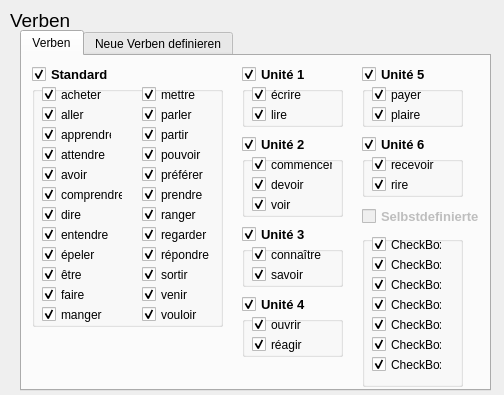
<?xml version="1.0" encoding="UTF-8"?>
<ui version="4.0">
 <class>Dialog</class>
 <widget class="QDialog" name="Dialog">
  <property name="enabled">
   <bool>true</bool>
  </property>
  <property name="geometry">
   <rect>
    <x>0</x>
    <y>0</y>
    <width>504</width>
    <height>395</height>
   </rect>
  </property>
  <property name="sizePolicy">
   <sizepolicy hsizetype="Fixed" vsizetype="Fixed">
    <horstretch>0</horstretch>
    <verstretch>0</verstretch>
   </sizepolicy>
  </property>
  <property name="minimumSize">
   <size>
    <width>504</width>
    <height>395</height>
   </size>
  </property>
  <property name="maximumSize">
   <size>
    <width>504</width>
    <height>395</height>
   </size>
  </property>
  <property name="windowTitle">
   <string>Dialog</string>
  </property>
  <widget class="QLabel" name="ui_verbs">
   <property name="geometry">
    <rect>
     <x>10</x>
     <y>10</y>
     <width>91</width>
     <height>21</height>
    </rect>
   </property>
   <property name="font">
    <font>
     <pointsize>14</pointsize>
     <weight>50</weight>
     <italic>false</italic>
     <bold>false</bold>
     <underline>false</underline>
     <strikeout>false</strikeout>
     <stylestrategy>PreferDefault</stylestrategy>
     <kerning>true</kerning>
    </font>
   </property>
   <property name="text">
    <string>Verben</string>
   </property>
  </widget>
  <widget class="QTabWidget" name="ui_verbs_tab">
   <property name="geometry">
    <rect>
     <x>20</x>
     <y>30</y>
     <width>471</width>
     <height>361</height>
    </rect>
   </property>
   <property name="currentIndex">
    <number>0</number>
   </property>
   <widget class="QWidget" name="ui_tab">
    <attribute name="title">
     <string>Verben</string>
    </attribute>
    <widget class="QGroupBox" name="StandardBox">
     <property name="geometry">
      <rect>
       <x>10</x>
       <y>30</y>
       <width>191</width>
       <height>241</height>
      </rect>
     </property>
     <property name="title">
      <string/>
     </property>
     <property name="flat">
      <bool>false</bool>
     </property>
     <property name="checkable">
      <bool>false</bool>
     </property>
     <property name="checked">
      <bool>false</bool>
     </property>
     <widget class="QCheckBox" name="ui_acheter">
      <property name="geometry">
       <rect>
        <x>10</x>
        <y>0</y>
        <width>70</width>
        <height>17</height>
       </rect>
      </property>
      <property name="text">
       <string>acheter</string>
      </property>
      <property name="checked">
       <bool>true</bool>
      </property>
     </widget>
     <widget class="QCheckBox" name="ui_aller">
      <property name="geometry">
       <rect>
        <x>10</x>
        <y>20</y>
        <width>70</width>
        <height>17</height>
       </rect>
      </property>
      <property name="text">
       <string>aller</string>
      </property>
      <property name="checked">
       <bool>true</bool>
      </property>
     </widget>
     <widget class="QCheckBox" name="ui_attendre">
      <property name="geometry">
       <rect>
        <x>10</x>
        <y>60</y>
        <width>70</width>
        <height>17</height>
       </rect>
      </property>
      <property name="text">
       <string>attendre</string>
      </property>
      <property name="checked">
       <bool>true</bool>
      </property>
     </widget>
     <widget class="QCheckBox" name="ui_avoir">
      <property name="geometry">
       <rect>
        <x>10</x>
        <y>80</y>
        <width>70</width>
        <height>17</height>
       </rect>
      </property>
      <property name="text">
       <string>avoir</string>
      </property>
      <property name="checked">
       <bool>true</bool>
      </property>
     </widget>
     <widget class="QCheckBox" name="ui_entendre">
      <property name="geometry">
       <rect>
        <x>10</x>
        <y>140</y>
        <width>70</width>
        <height>17</height>
       </rect>
      </property>
      <property name="text">
       <string>entendre</string>
      </property>
      <property name="checked">
       <bool>true</bool>
      </property>
     </widget>
     <widget class="QCheckBox" name="ui_faire">
      <property name="geometry">
       <rect>
        <x>10</x>
        <y>200</y>
        <width>70</width>
        <height>17</height>
       </rect>
      </property>
      <property name="text">
       <string>faire</string>
      </property>
      <property name="checked">
       <bool>true</bool>
      </property>
     </widget>
     <widget class="QCheckBox" name="ui_manger">
      <property name="geometry">
       <rect>
        <x>10</x>
        <y>220</y>
        <width>70</width>
        <height>17</height>
       </rect>
      </property>
      <property name="text">
       <string>manger</string>
      </property>
      <property name="checked">
       <bool>true</bool>
      </property>
     </widget>
     <widget class="QCheckBox" name="ui_epeler">
      <property name="geometry">
       <rect>
        <x>10</x>
        <y>160</y>
        <width>70</width>
        <height>17</height>
       </rect>
      </property>
      <property name="text">
       <string>épeler</string>
      </property>
      <property name="checked">
       <bool>true</bool>
      </property>
     </widget>
     <widget class="QCheckBox" name="ui_etre">
      <property name="geometry">
       <rect>
        <x>10</x>
        <y>180</y>
        <width>70</width>
        <height>17</height>
       </rect>
      </property>
      <property name="text">
       <string>être</string>
      </property>
      <property name="checked">
       <bool>true</bool>
      </property>
     </widget>
     <widget class="QCheckBox" name="ui_mettre">
      <property name="geometry">
       <rect>
        <x>110</x>
        <y>0</y>
        <width>70</width>
        <height>17</height>
       </rect>
      </property>
      <property name="text">
       <string>mettre</string>
      </property>
      <property name="checked">
       <bool>true</bool>
      </property>
     </widget>
     <widget class="QCheckBox" name="ui_parler">
      <property name="geometry">
       <rect>
        <x>110</x>
        <y>20</y>
        <width>70</width>
        <height>17</height>
       </rect>
      </property>
      <property name="text">
       <string>parler</string>
      </property>
      <property name="checked">
       <bool>true</bool>
      </property>
     </widget>
     <widget class="QCheckBox" name="ui_partir">
      <property name="geometry">
       <rect>
        <x>110</x>
        <y>40</y>
        <width>70</width>
        <height>17</height>
       </rect>
      </property>
      <property name="text">
       <string>partir</string>
      </property>
      <property name="checked">
       <bool>true</bool>
      </property>
     </widget>
     <widget class="QCheckBox" name="ui_dire">
      <property name="geometry">
       <rect>
        <x>10</x>
        <y>120</y>
        <width>70</width>
        <height>17</height>
       </rect>
      </property>
      <property name="text">
       <string>dire</string>
      </property>
      <property name="checked">
       <bool>true</bool>
      </property>
     </widget>
     <widget class="QCheckBox" name="ui_pouvoir">
      <property name="geometry">
       <rect>
        <x>110</x>
        <y>60</y>
        <width>70</width>
        <height>17</height>
       </rect>
      </property>
      <property name="text">
       <string>pouvoir</string>
      </property>
      <property name="checked">
       <bool>true</bool>
      </property>
     </widget>
     <widget class="QCheckBox" name="ui_preferer">
      <property name="geometry">
       <rect>
        <x>110</x>
        <y>80</y>
        <width>70</width>
        <height>17</height>
       </rect>
      </property>
      <property name="text">
       <string>préférer</string>
      </property>
      <property name="checked">
       <bool>true</bool>
      </property>
     </widget>
     <widget class="QCheckBox" name="ui_prendre">
      <property name="geometry">
       <rect>
        <x>110</x>
        <y>100</y>
        <width>70</width>
        <height>17</height>
       </rect>
      </property>
      <property name="text">
       <string>prendre</string>
      </property>
      <property name="checked">
       <bool>true</bool>
      </property>
     </widget>
     <widget class="QCheckBox" name="ui_ranger">
      <property name="geometry">
       <rect>
        <x>110</x>
        <y>120</y>
        <width>70</width>
        <height>17</height>
       </rect>
      </property>
      <property name="text">
       <string>ranger</string>
      </property>
      <property name="checked">
       <bool>true</bool>
      </property>
     </widget>
     <widget class="QCheckBox" name="ui_regarder">
      <property name="geometry">
       <rect>
        <x>110</x>
        <y>140</y>
        <width>70</width>
        <height>17</height>
       </rect>
      </property>
      <property name="text">
       <string>regarder</string>
      </property>
      <property name="checked">
       <bool>true</bool>
      </property>
     </widget>
     <widget class="QCheckBox" name="ui_repondre">
      <property name="geometry">
       <rect>
        <x>110</x>
        <y>160</y>
        <width>70</width>
        <height>17</height>
       </rect>
      </property>
      <property name="text">
       <string>répondre</string>
      </property>
      <property name="checked">
       <bool>true</bool>
      </property>
     </widget>
     <widget class="QCheckBox" name="ui_sortir">
      <property name="geometry">
       <rect>
        <x>110</x>
        <y>180</y>
        <width>70</width>
        <height>17</height>
       </rect>
      </property>
      <property name="text">
       <string>sortir</string>
      </property>
      <property name="checked">
       <bool>true</bool>
      </property>
     </widget>
     <widget class="QCheckBox" name="ui_venir">
      <property name="geometry">
       <rect>
        <x>110</x>
        <y>200</y>
        <width>70</width>
        <height>17</height>
       </rect>
      </property>
      <property name="text">
       <string>venir</string>
      </property>
      <property name="checked">
       <bool>true</bool>
      </property>
     </widget>
     <widget class="QCheckBox" name="ui_vouloir">
      <property name="geometry">
       <rect>
        <x>110</x>
        <y>220</y>
        <width>70</width>
        <height>17</height>
       </rect>
      </property>
      <property name="text">
       <string>vouloir</string>
      </property>
      <property name="checked">
       <bool>true</bool>
      </property>
     </widget>
     <widget class="QCheckBox" name="ui_apprendre">
      <property name="geometry">
       <rect>
        <x>10</x>
        <y>40</y>
        <width>70</width>
        <height>17</height>
       </rect>
      </property>
      <property name="text">
       <string>apprendre</string>
      </property>
      <property name="checked">
       <bool>true</bool>
      </property>
     </widget>
     <widget class="QCheckBox" name="ui_comprendre">
      <property name="enabled">
       <bool>true</bool>
      </property>
      <property name="geometry">
       <rect>
        <x>10</x>
        <y>100</y>
        <width>81</width>
        <height>17</height>
       </rect>
      </property>
      <property name="text">
       <string>comprendre</string>
      </property>
      <property name="checked">
       <bool>true</bool>
      </property>
     </widget>
    </widget>
    <widget class="QCheckBox" name="ui_StandardVerben">
     <property name="geometry">
      <rect>
       <x>10</x>
       <y>10</y>
       <width>81</width>
       <height>17</height>
      </rect>
     </property>
     <property name="font">
      <font>
       <pointsize>10</pointsize>
       <weight>75</weight>
       <bold>true</bold>
      </font>
     </property>
     <property name="text">
      <string>Standard</string>
     </property>
     <property name="checkable">
      <bool>true</bool>
     </property>
     <property name="checked">
      <bool>true</bool>
     </property>
     <property name="tristate">
      <bool>false</bool>
     </property>
    </widget>
    <widget class="QCheckBox" name="ui_Unite1Verben">
     <property name="geometry">
      <rect>
       <x>220</x>
       <y>10</y>
       <width>70</width>
       <height>17</height>
      </rect>
     </property>
     <property name="font">
      <font>
       <pointsize>10</pointsize>
       <weight>75</weight>
       <bold>true</bold>
      </font>
     </property>
     <property name="text">
      <string>Unité 1</string>
     </property>
     <property name="checked">
      <bool>true</bool>
     </property>
    </widget>
    <widget class="QGroupBox" name="Unite1Box">
     <property name="geometry">
      <rect>
       <x>220</x>
       <y>30</y>
       <width>101</width>
       <height>41</height>
      </rect>
     </property>
     <property name="title">
      <string/>
     </property>
     <widget class="QCheckBox" name="ui_lire">
      <property name="geometry">
       <rect>
        <x>10</x>
        <y>20</y>
        <width>70</width>
        <height>17</height>
       </rect>
      </property>
      <property name="text">
       <string>lire</string>
      </property>
      <property name="checked">
       <bool>true</bool>
      </property>
     </widget>
     <widget class="QCheckBox" name="ui_ecrire">
      <property name="geometry">
       <rect>
        <x>10</x>
        <y>0</y>
        <width>71</width>
        <height>17</height>
       </rect>
      </property>
      <property name="text">
       <string>écrire</string>
      </property>
      <property name="checked">
       <bool>true</bool>
      </property>
     </widget>
    </widget>
    <widget class="QCheckBox" name="ui_Unite2Verben">
     <property name="geometry">
      <rect>
       <x>220</x>
       <y>80</y>
       <width>70</width>
       <height>17</height>
      </rect>
     </property>
     <property name="font">
      <font>
       <pointsize>10</pointsize>
       <weight>75</weight>
       <bold>true</bold>
      </font>
     </property>
     <property name="text">
      <string>Unité 2</string>
     </property>
     <property name="checked">
      <bool>true</bool>
     </property>
    </widget>
    <widget class="QGroupBox" name="Unite2Box">
     <property name="geometry">
      <rect>
       <x>220</x>
       <y>100</y>
       <width>101</width>
       <height>61</height>
      </rect>
     </property>
     <property name="title">
      <string/>
     </property>
     <widget class="QCheckBox" name="ui_commencer">
      <property name="geometry">
       <rect>
        <x>10</x>
        <y>0</y>
        <width>81</width>
        <height>17</height>
       </rect>
      </property>
      <property name="text">
       <string>commencer</string>
      </property>
      <property name="checked">
       <bool>true</bool>
      </property>
     </widget>
     <widget class="QCheckBox" name="ui_devoir">
      <property name="geometry">
       <rect>
        <x>10</x>
        <y>20</y>
        <width>70</width>
        <height>17</height>
       </rect>
      </property>
      <property name="text">
       <string>devoir</string>
      </property>
      <property name="checked">
       <bool>true</bool>
      </property>
     </widget>
     <widget class="QCheckBox" name="ui_voir">
      <property name="geometry">
       <rect>
        <x>10</x>
        <y>40</y>
        <width>70</width>
        <height>17</height>
       </rect>
      </property>
      <property name="text">
       <string>voir</string>
      </property>
      <property name="checked">
       <bool>true</bool>
      </property>
     </widget>
    </widget>
    <widget class="QCheckBox" name="ui_Unite3Verben">
     <property name="geometry">
      <rect>
       <x>220</x>
       <y>170</y>
       <width>70</width>
       <height>17</height>
      </rect>
     </property>
     <property name="font">
      <font>
       <pointsize>10</pointsize>
       <weight>75</weight>
       <bold>true</bold>
      </font>
     </property>
     <property name="text">
      <string>Unité 3</string>
     </property>
     <property name="checked">
      <bool>true</bool>
     </property>
    </widget>
    <widget class="QGroupBox" name="Unite3Box">
     <property name="geometry">
      <rect>
       <x>220</x>
       <y>190</y>
       <width>101</width>
       <height>41</height>
      </rect>
     </property>
     <property name="title">
      <string/>
     </property>
     <widget class="QCheckBox" name="ui_connaitre">
      <property name="geometry">
       <rect>
        <x>10</x>
        <y>0</y>
        <width>70</width>
        <height>17</height>
       </rect>
      </property>
      <property name="text">
       <string>connaître</string>
      </property>
      <property name="checked">
       <bool>true</bool>
      </property>
     </widget>
     <widget class="QCheckBox" name="ui_savoir">
      <property name="geometry">
       <rect>
        <x>10</x>
        <y>20</y>
        <width>70</width>
        <height>17</height>
       </rect>
      </property>
      <property name="text">
       <string>savoir</string>
      </property>
      <property name="checked">
       <bool>true</bool>
      </property>
     </widget>
    </widget>
    <widget class="QCheckBox" name="ui_Unite4Verben">
     <property name="geometry">
      <rect>
       <x>220</x>
       <y>240</y>
       <width>70</width>
       <height>17</height>
      </rect>
     </property>
     <property name="font">
      <font>
       <pointsize>10</pointsize>
       <weight>75</weight>
       <bold>true</bold>
      </font>
     </property>
     <property name="text">
      <string>Unité 4</string>
     </property>
     <property name="checked">
      <bool>true</bool>
     </property>
    </widget>
    <widget class="QGroupBox" name="Unite4Box">
     <property name="geometry">
      <rect>
       <x>220</x>
       <y>260</y>
       <width>101</width>
       <height>41</height>
      </rect>
     </property>
     <property name="title">
      <string/>
     </property>
     <widget class="QCheckBox" name="ui_ouvrir">
      <property name="geometry">
       <rect>
        <x>10</x>
        <y>0</y>
        <width>70</width>
        <height>17</height>
       </rect>
      </property>
      <property name="text">
       <string>ouvrir</string>
      </property>
      <property name="checked">
       <bool>true</bool>
      </property>
     </widget>
     <widget class="QCheckBox" name="ui_reagir">
      <property name="geometry">
       <rect>
        <x>10</x>
        <y>20</y>
        <width>70</width>
        <height>17</height>
       </rect>
      </property>
      <property name="text">
       <string>réagir</string>
      </property>
      <property name="checked">
       <bool>true</bool>
      </property>
     </widget>
    </widget>
    <widget class="QCheckBox" name="ui_Unite5Verben">
     <property name="geometry">
      <rect>
       <x>340</x>
       <y>10</y>
       <width>70</width>
       <height>17</height>
      </rect>
     </property>
     <property name="font">
      <font>
       <pointsize>10</pointsize>
       <weight>75</weight>
       <bold>true</bold>
      </font>
     </property>
     <property name="text">
      <string>Unité 5</string>
     </property>
     <property name="checked">
      <bool>true</bool>
     </property>
    </widget>
    <widget class="QGroupBox" name="Unite5Box">
     <property name="geometry">
      <rect>
       <x>340</x>
       <y>30</y>
       <width>101</width>
       <height>41</height>
      </rect>
     </property>
     <property name="title">
      <string/>
     </property>
     <widget class="QCheckBox" name="ui_payer">
      <property name="geometry">
       <rect>
        <x>10</x>
        <y>0</y>
        <width>70</width>
        <height>17</height>
       </rect>
      </property>
      <property name="text">
       <string>payer</string>
      </property>
      <property name="checked">
       <bool>true</bool>
      </property>
     </widget>
     <widget class="QCheckBox" name="ui_plaire">
      <property name="geometry">
       <rect>
        <x>10</x>
        <y>20</y>
        <width>70</width>
        <height>17</height>
       </rect>
      </property>
      <property name="text">
       <string>plaire</string>
      </property>
      <property name="checked">
       <bool>true</bool>
      </property>
     </widget>
    </widget>
    <widget class="QCheckBox" name="ui_Unite6Verben">
     <property name="geometry">
      <rect>
       <x>340</x>
       <y>80</y>
       <width>70</width>
       <height>17</height>
      </rect>
     </property>
     <property name="font">
      <font>
       <pointsize>10</pointsize>
       <weight>75</weight>
       <bold>true</bold>
      </font>
     </property>
     <property name="text">
      <string>Unité 6</string>
     </property>
     <property name="checked">
      <bool>true</bool>
     </property>
    </widget>
    <widget class="QGroupBox" name="Unite6Box">
     <property name="geometry">
      <rect>
       <x>340</x>
       <y>100</y>
       <width>101</width>
       <height>41</height>
      </rect>
     </property>
     <property name="title">
      <string/>
     </property>
     <widget class="QCheckBox" name="ui_recevoir">
      <property name="geometry">
       <rect>
        <x>10</x>
        <y>0</y>
        <width>70</width>
        <height>17</height>
       </rect>
      </property>
      <property name="text">
       <string>recevoir</string>
      </property>
      <property name="checked">
       <bool>true</bool>
      </property>
     </widget>
     <widget class="QCheckBox" name="ui_rire">
      <property name="geometry">
       <rect>
        <x>10</x>
        <y>20</y>
        <width>70</width>
        <height>17</height>
       </rect>
      </property>
      <property name="text">
       <string>rire</string>
      </property>
      <property name="checked">
       <bool>true</bool>
      </property>
     </widget>
    </widget>
    <widget class="QCheckBox" name="ui_self_defined_verbs">
     <property name="enabled">
      <bool>false</bool>
     </property>
     <property name="geometry">
      <rect>
       <x>340</x>
       <y>150</y>
       <width>121</width>
       <height>20</height>
      </rect>
     </property>
     <property name="font">
      <font>
       <pointsize>10</pointsize>
       <weight>75</weight>
       <bold>true</bold>
      </font>
     </property>
     <property name="text">
      <string>Selbstdefinierte</string>
     </property>
     <property name="checked">
      <bool>false</bool>
     </property>
    </widget>
    <widget class="QGroupBox" name="ui_self_defined_box">
     <property name="geometry">
      <rect>
       <x>340</x>
       <y>180</y>
       <width>101</width>
       <height>151</height>
      </rect>
     </property>
     <property name="title">
      <string/>
     </property>
     <widget class="QCheckBox" name="ui_self_1">
      <property name="geometry">
       <rect>
        <x>10</x>
        <y>0</y>
        <width>70</width>
        <height>17</height>
       </rect>
      </property>
      <property name="acceptDrops">
       <bool>false</bool>
      </property>
      <property name="text">
       <string>CheckBox</string>
      </property>
      <property name="checked">
       <bool>true</bool>
      </property>
     </widget>
     <widget class="QCheckBox" name="ui_self_2">
      <property name="geometry">
       <rect>
        <x>10</x>
        <y>20</y>
        <width>70</width>
        <height>17</height>
       </rect>
      </property>
      <property name="text">
       <string>CheckBox</string>
      </property>
      <property name="checked">
       <bool>true</bool>
      </property>
     </widget>
     <widget class="QCheckBox" name="ui_self_3">
      <property name="geometry">
       <rect>
        <x>10</x>
        <y>40</y>
        <width>70</width>
        <height>17</height>
       </rect>
      </property>
      <property name="text">
       <string>CheckBox</string>
      </property>
      <property name="checked">
       <bool>true</bool>
      </property>
     </widget>
     <widget class="QCheckBox" name="ui_self_4">
      <property name="geometry">
       <rect>
        <x>10</x>
        <y>60</y>
        <width>70</width>
        <height>17</height>
       </rect>
      </property>
      <property name="text">
       <string>CheckBox</string>
      </property>
      <property name="checked">
       <bool>true</bool>
      </property>
     </widget>
     <widget class="QCheckBox" name="ui_self_5">
      <property name="geometry">
       <rect>
        <x>10</x>
        <y>80</y>
        <width>70</width>
        <height>17</height>
       </rect>
      </property>
      <property name="text">
       <string>CheckBox</string>
      </property>
      <property name="checked">
       <bool>true</bool>
      </property>
     </widget>
     <widget class="QCheckBox" name="ui_self_6">
      <property name="geometry">
       <rect>
        <x>10</x>
        <y>100</y>
        <width>70</width>
        <height>17</height>
       </rect>
      </property>
      <property name="text">
       <string>CheckBox</string>
      </property>
      <property name="checked">
       <bool>true</bool>
      </property>
     </widget>
     <widget class="QCheckBox" name="ui_self_7">
      <property name="geometry">
       <rect>
        <x>10</x>
        <y>120</y>
        <width>70</width>
        <height>17</height>
       </rect>
      </property>
      <property name="mouseTracking">
       <bool>true</bool>
      </property>
      <property name="acceptDrops">
       <bool>false</bool>
      </property>
      <property name="text">
       <string>CheckBox</string>
      </property>
      <property name="checked">
       <bool>true</bool>
      </property>
      <property name="tristate">
       <bool>false</bool>
      </property>
     </widget>
    </widget>
   </widget>
   <widget class="QWidget" name="ui_define_tab">
    <attribute name="title">
     <string>Neue Verben definieren</string>
    </attribute>
    <widget class="QLabel" name="DeleteULabel">
     <property name="geometry">
      <rect>
       <x>310</x>
       <y>10</y>
       <width>131</width>
       <height>31</height>
      </rect>
     </property>
     <property name="font">
      <font>
       <pointsize>9</pointsize>
       <weight>75</weight>
       <italic>false</italic>
       <bold>true</bold>
       <underline>false</underline>
      </font>
     </property>
     <property name="text">
      <string>Selbst definiertes Verb löschen</string>
     </property>
     <property name="alignment">
      <set>Qt::AlignCenter</set>
     </property>
     <property name="wordWrap">
      <bool>true</bool>
     </property>
    </widget>
    <widget class="QGroupBox" name="ui_delete_verb_box">
     <property name="geometry">
      <rect>
       <x>290</x>
       <y>50</y>
       <width>171</width>
       <height>241</height>
      </rect>
     </property>
     <property name="title">
      <string/>
     </property>
     <widget class="QLabel" name="ui_deleteOrder">
      <property name="geometry">
       <rect>
        <x>10</x>
        <y>10</y>
        <width>141</width>
        <height>41</height>
       </rect>
      </property>
      <property name="text">
       <string>Geben Sie den Infinitif des zu löschenden Verbs ein</string>
      </property>
      <property name="alignment">
       <set>Qt::AlignCenter</set>
      </property>
      <property name="wordWrap">
       <bool>true</bool>
      </property>
     </widget>
     <widget class="QLineEdit" name="ui_delete_input">
      <property name="enabled">
       <bool>false</bool>
      </property>
      <property name="geometry">
       <rect>
        <x>10</x>
        <y>50</y>
        <width>141</width>
        <height>21</height>
       </rect>
      </property>
     </widget>
     <widget class="QLabel" name="ui_delete_info">
      <property name="enabled">
       <bool>true</bool>
      </property>
      <property name="geometry">
       <rect>
        <x>15</x>
        <y>79</y>
        <width>141</width>
        <height>121</height>
       </rect>
      </property>
      <property name="font">
       <font>
        <pointsize>9</pointsize>
       </font>
      </property>
      <property name="text">
       <string>Sie haben noch kein eigenes Verb definiert</string>
      </property>
      <property name="alignment">
       <set>Qt::AlignCenter</set>
      </property>
      <property name="wordWrap">
       <bool>true</bool>
      </property>
     </widget>
     <widget class="QPushButton" name="ui_delete_button">
      <property name="enabled">
       <bool>false</bool>
      </property>
      <property name="geometry">
       <rect>
        <x>90</x>
        <y>210</y>
        <width>75</width>
        <height>23</height>
       </rect>
      </property>
      <property name="text">
       <string>Löschen</string>
      </property>
     </widget>
    </widget>
    <widget class="QGroupBox" name="ui_verbs_def">
     <property name="geometry">
      <rect>
       <x>10</x>
       <y>10</y>
       <width>221</width>
       <height>321</height>
      </rect>
     </property>
     <property name="font">
      <font>
       <pointsize>10</pointsize>
       <weight>50</weight>
       <bold>false</bold>
      </font>
     </property>
     <property name="title">
      <string>Verb definieren</string>
     </property>
     <widget class="QLabel" name="ui_info_def">
      <property name="geometry">
       <rect>
        <x>15</x>
        <y>240</y>
        <width>191</width>
        <height>51</height>
       </rect>
      </property>
      <property name="text">
       <string>Geben Sie alle Formen an.</string>
      </property>
      <property name="alignment">
       <set>Qt::AlignCenter</set>
      </property>
      <property name="wordWrap">
       <bool>true</bool>
      </property>
     </widget>
     <widget class="QPushButton" name="ui_defi">
      <property name="enabled">
       <bool>false</bool>
      </property>
      <property name="geometry">
       <rect>
        <x>140</x>
        <y>290</y>
        <width>75</width>
        <height>23</height>
       </rect>
      </property>
      <property name="text">
       <string>Definieren</string>
      </property>
     </widget>
     <widget class="QPushButton" name="ui_back_def">
      <property name="geometry">
       <rect>
        <x>24</x>
        <y>290</y>
        <width>91</width>
        <height>23</height>
       </rect>
      </property>
      <property name="text">
       <string>Zurücksetzen</string>
      </property>
     </widget>
     <widget class="QWidget" name="layoutWidget">
      <property name="geometry">
       <rect>
        <x>10</x>
        <y>20</y>
        <width>201</width>
        <height>221</height>
       </rect>
      </property>
      <layout class="QFormLayout" name="formLayout">
       <property name="fieldGrowthPolicy">
        <enum>QFormLayout::AllNonFixedFieldsGrow</enum>
       </property>
       <property name="labelAlignment">
        <set>Qt::AlignRight|Qt::AlignTrailing|Qt::AlignVCenter</set>
       </property>
       <item row="0" column="0">
        <widget class="QLabel" name="ui_infinitive">
         <property name="text">
          <string>Infinitif</string>
         </property>
        </widget>
       </item>
       <item row="0" column="1">
        <widget class="QLineEdit" name="ui_infinitiveS"/>
       </item>
       <item row="1" column="0">
        <widget class="QLabel" name="ui_je">
         <property name="text">
          <string>Je:</string>
         </property>
         <property name="alignment">
          <set>Qt::AlignRight|Qt::AlignTrailing|Qt::AlignVCenter</set>
         </property>
        </widget>
       </item>
       <item row="1" column="1">
        <widget class="QLineEdit" name="ui_jeS"/>
       </item>
       <item row="2" column="0">
        <widget class="QLabel" name="ui_tu">
         <property name="text">
          <string>Tu:</string>
         </property>
         <property name="alignment">
          <set>Qt::AlignRight|Qt::AlignTrailing|Qt::AlignVCenter</set>
         </property>
        </widget>
       </item>
       <item row="2" column="1">
        <widget class="QLineEdit" name="ui_tuS"/>
       </item>
       <item row="3" column="0">
        <widget class="QLabel" name="ui_il">
         <property name="text">
          <string>Il/Elle/On:</string>
         </property>
         <property name="alignment">
          <set>Qt::AlignRight|Qt::AlignTrailing|Qt::AlignVCenter</set>
         </property>
        </widget>
       </item>
       <item row="3" column="1">
        <widget class="QLineEdit" name="ui_ilS"/>
       </item>
       <item row="4" column="0">
        <widget class="QLabel" name="ui_nous">
         <property name="text">
          <string>Nous:</string>
         </property>
         <property name="alignment">
          <set>Qt::AlignRight|Qt::AlignTrailing|Qt::AlignVCenter</set>
         </property>
        </widget>
       </item>
       <item row="4" column="1">
        <widget class="QLineEdit" name="ui_nousS"/>
       </item>
       <item row="5" column="0">
        <widget class="QLabel" name="ui_vous">
         <property name="text">
          <string>Vous:</string>
         </property>
         <property name="alignment">
          <set>Qt::AlignRight|Qt::AlignTrailing|Qt::AlignVCenter</set>
         </property>
        </widget>
       </item>
       <item row="5" column="1">
        <widget class="QLineEdit" name="ui_vousS"/>
       </item>
       <item row="6" column="0">
        <widget class="QLabel" name="ui_ils">
         <property name="text">
          <string>Ils/Elles:</string>
         </property>
         <property name="alignment">
          <set>Qt::AlignRight|Qt::AlignTrailing|Qt::AlignVCenter</set>
         </property>
        </widget>
       </item>
       <item row="6" column="1">
        <widget class="QLineEdit" name="ui_ilsS"/>
       </item>
       <item row="7" column="0">
        <widget class="QLabel" name="ui_participe">
         <property name="text">
          <string>Participe</string>
         </property>
         <property name="alignment">
          <set>Qt::AlignRight|Qt::AlignTrailing|Qt::AlignVCenter</set>
         </property>
        </widget>
       </item>
       <item row="7" column="1">
        <widget class="QLineEdit" name="ui_participeS"/>
       </item>
       <item row="8" column="0">
        <widget class="QLabel" name="ui_auxiliary">
         <property name="text">
          <string>Hilfsverb:</string>
         </property>
         <property name="alignment">
          <set>Qt::AlignRight|Qt::AlignTrailing|Qt::AlignVCenter</set>
         </property>
        </widget>
       </item>
       <item row="8" column="1">
        <widget class="QLineEdit" name="ui_auxiliaryS"/>
       </item>
      </layout>
     </widget>
    </widget>
   </widget>
  </widget>
 </widget>
 <resources/>
 <connections/>
</ui>
